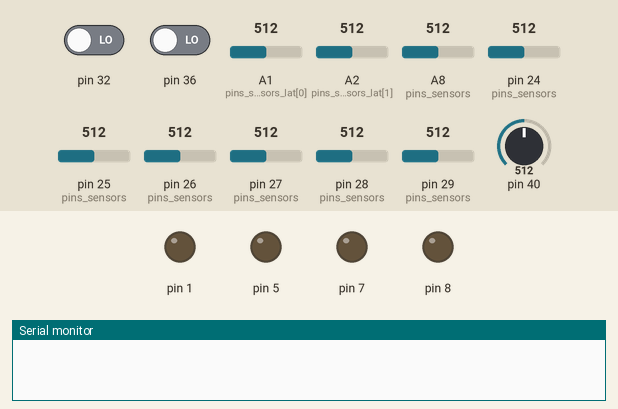
Bench run of a program on a simulated Teensy 4. Shown: output pins drawn as LEDs (lit = HIGH), the last lines printed to the serial monitor. The inputs (shaded band) are chosen by the test bench; at power-on: A1 (pins_sensors_lat[0]) = 512, A2 (pins_sensors_lat[1]) = 512, A8 (pins_sensors) = 512, pin 24 (pins_sensors) = 512, pin 25 (pins_sensors) = 512, pin 26 (pins_sensors) = 512, pin 27 (pins_sensors) = 512, pin 28 (pins_sensors) = 512, pin 29 (pins_sensors) = 512, pin 32 LOW, pin 36 LOW, pin 40 = 512.

Above: at 0.1 s.
At 8.23 s:
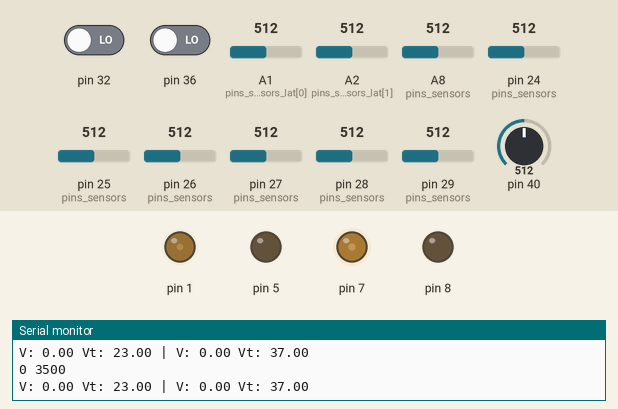
At 9.73 s:
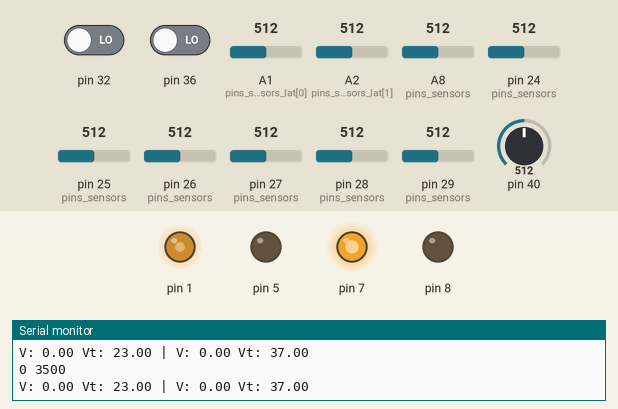
At 11.2 s:
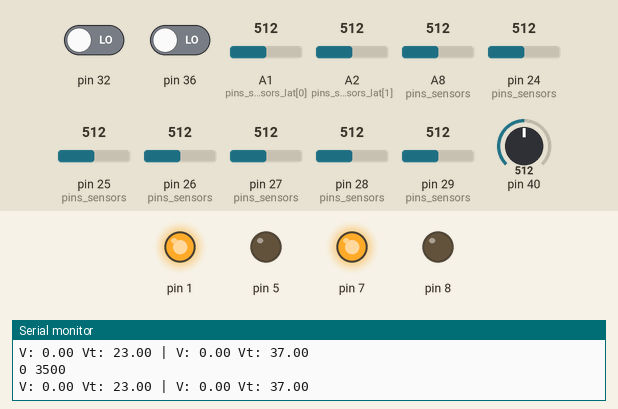
Timing chart, 0 to 12.7 s (numbered marks = the images above):
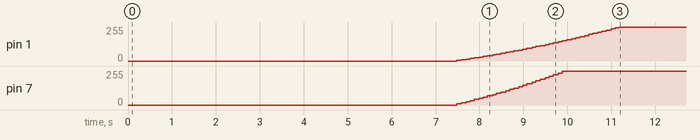

Measured:
- by itself, pin 1: moves from 0/255 to 255/255 over 3.7 s
- by itself, pin 7: moves from 0/255 to 255/255 over 2.5 s

The program:

main.cpp
```cpp
#include <Arduino.h>
#include <const.h>
#include <PIDZEM.h>
#include <MotorZEM.h>
#include <SensorsZEM.h>
#include <QTRSensors.h>
// put function declarations here:
IntervalTimer t_line;
IntervalTimer t_telem;
IntervalTimer t_motor;

volatile long count0 = 0;
volatile long count1 = 0;

void encA()
{
  count0++;
} // functie apelata pe interrupt pentru motorul A
void encB()
{
  count1++;
} // functie apelata pe interupt pentru motorul B

int pins_sensors[number] = {A8, A13, A12, A11, A10, A14, A15, A16};
int pins_sensors_lat[2] = {A1, A2};
MotorZEM M1 = MotorZEM(1, 8, 32, 28, 29, 0.22, 0.005, 0.03, 10, 3);
//0.18 0.005, 0.03
MotorZEM M2 = MotorZEM(7, 5, 36, 34, 35, 0.22, 0.005, 0.03, 10, 3);
// MotorZEM(IN1, IN2, enc, ENABLE, SLEW, KPM, KIM, KDM, reductor, cpr);
SensorsZEM QRE(0.002, 0, 0, pins_sensors);
int sensors_lat[2];

inline void update_motors()
{
  int bufc0 = count0;
  int bufc1 = count1;

  M1.updateCount(bufc0), count0 = 0;
  M2.updateCount(bufc1), count1 = 0;

  M1.calculateRotations();
  M2.calculateRotations();

  M1.calculateSpeed();
  M2.calculateSpeed();

  M1.out = M1.PID.calculateOutput(M1.targetSpeed, M1.speed);
  M2.out = M2.PID.calculateOutput(M2.targetSpeed, M2.speed);

  M1.PWM -= M1.out;
  M2.PWM -= M2.out;

  if (M1.runMode == 1)
    M1.countAbs += bufc0, M1.calculateRotationsAbs();
  if (M2.runMode == 1)
    M2.countAbs += bufc1, M2.calculateRotationsAbs();
}
inline void update_sensors()
{
  QRE.calculatePosition();
  QRE.out = QRE.PID.calculateOutput(3500, QRE.position);
  sensors_lat[0] = 1024 - analogRead(pins_sensors_lat[0]);
  sensors_lat[1] = 1024 - analogRead(pins_sensors_lat[1]);
}
inline void telemetry()
{
  Serial.print(QRE.position),Serial.print(" "),Serial.println("3500");
  Serial.print(M1.printV()),Serial.print(" | "),Serial.println(M2.printV());
}
void setup()
{
  Serial.begin(9600);
  attachInterrupt(digitalPinToInterrupt(M1.enc), encA, RISING);
  attachInterrupt(digitalPinToInterrupt(M2.enc), encB, RISING);
  M1.setRunMode(0);
  M2.setRunMode(0);
  delay(2000);
  Serial.println("Start calib");
  QRE.calibrate(200);
  Serial.println("Sfarsti calib");
  delay(1000);
  for(int i=0;i<number;i++){
    Serial.print(QRE.calib[i].min_value),Serial.print(" ");
  }
  Serial.println();
  for(int i=0;i<number;i++){
    Serial.print(QRE.calib[i].max_value),Serial.print(" ");
  }
  Serial.println();
  delay(1000);
  t_motor.begin(update_motors, 100 * 1000); // dt milisecunde
  t_telem.begin(telemetry, 100 * 1000);    // telemetrie la fiecare 200 ms
  t_line.begin(update_sensors, 30 * 1000); // 20 milisecunde intre citiri de senzori de linie
  Serial.println("Setup end");
}

void loop()
{
  M2.setTargetSpeed(((30-QRE.out)>0)? (30-QRE.out):0);
  M1.setTargetSpeed(((30+QRE.out)>0)? (30+QRE.out):0);
  M1.run();
  M2.run();
  //int T = millis();
  //while(millis()-T<500);
  /*for(int i=0;i<number;i++){
    Serial.print(QRE.rawValues[i]),Serial.print(" ");
  }
  */
  //Serial.println();
}
```
